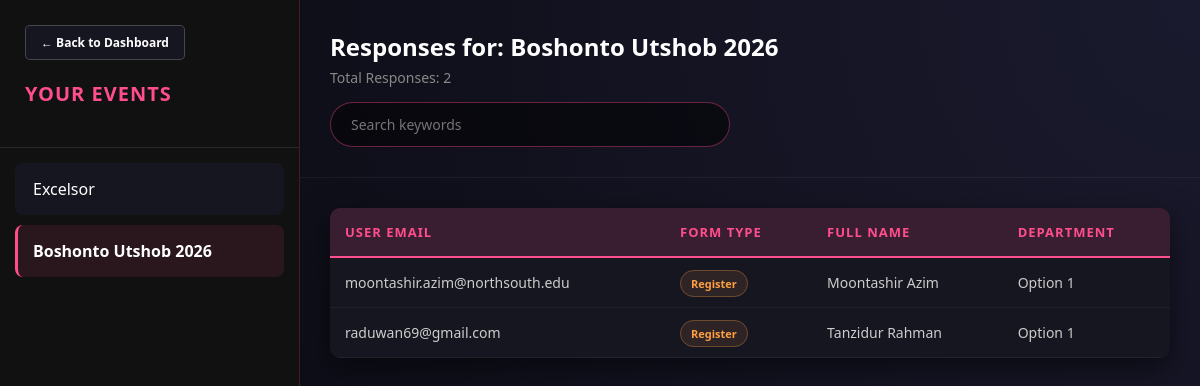
The page /view_responses.php?event_id=1 (signed in) on the database its author committed.
### tables this page shows
CREATE TABLE `events` (
  `event_id` int(11) NOT NULL,
  `club_id` int(11) DEFAULT NULL,
  `event_name` varchar(255) NOT NULL,
  `event_duration` decimal(4,2) DEFAULT NULL,
  `event_date` datetime DEFAULT NULL,
  `event_creator` varchar(255) DEFAULT NULL,
  `event_availablity` tinyint(1) DEFAULT NULL,
  `security_clearance` varchar(50) DEFAULT 'Pending',
  `security_message` text DEFAULT NULL
);

### view_responses.php (the view, shortened to what this page needs)
<?php
include 'connection.php';
mysqli_set_charset($con, "utf8mb4");
$club_id = $_SESSION['club_id'];
$events = [];
$event_stmt = $con->prepare("SELECT event_id, event_name FROM events WHERE club_id = ? ORDER BY event_id DESC");
$event_stmt->bind_param("i", $club_id);
$event_stmt->execute();
$event_res = $event_stmt->get_result();
while($row = $event_res->fetch_assoc()) {
    $events[] = $row;
}
$selected_event_id = isset($_GET['event_id']) ? intval($_GET['event_id']) : null;
$responses = [];
$columns = ['User Email', 'Form Type'];
$event_title = "Select an event to view responses";
if ($selected_event_id) {
    $check_stmt = $con->prepare("SELECT event_name FROM events WHERE event_id = ? AND club_id = ?");
    $check_stmt->bind_param("ii", $selected_event_id, $club_id);
    $check_stmt->execute();
    $check_res = $check_stmt->get_result();
    if ($check_res->num_rows > 0) {
        $event_title = "Responses for: " . $check_res->fetch_assoc()['event_name'];
        $resp_stmt = $con->prepare("SELECT user_email, response_data FROM forms_responses WHERE event_id = ?");
        $resp_stmt->bind_param("i", $selected_event_id);
        $resp_stmt->execute();
        $resp_result = $resp_stmt->get_result();
        while($r = $resp_result->fetch_assoc()) {
            $data = json_decode($r['response_data'], true);
            $form_type = isset($data['_form_type']) ? ucfirst($data['_form_type']) : 'General';
            unset($data['_form_type']);
            $row_data = [
                'User Email' => $r['user_email'],
                'Form Type' => $form_type
            ];
            if (is_array($data)) {
                foreach($data as $key => $value) {
                    if (!in_array($key, $columns)) {
                        $columns[] = $key;
                    }
                    $row_data[$key] = $value;
                }
            }
            $responses[] = $row_data;
        }
    } else {
        $event_title = "Unauthorized or Event Not Found.";
    }
}
?>
<!DOCTYPE html>
<html lang="en">
<head>
</head>
<body>
    <div class="sidebar">
        <div class="sidebar-header">
            <a href="club_dashboard.php" class="back-btn">← Back to Dashboard</a>
            <h2 style="margin-top: 20px;">Your Events</h2>
        </div>
        <div class="event-list">
            <?php if (empty($events)): ?>
                <div class="empty-state" style="padding: 20px;">No events found.</div>
            <?php else: ?>
                <?php foreach ($events as $ev): ?>
                    <a href="?event_id=<?= $ev['event_id'] ?>" class="event-item <?= ($selected_event_id == $ev['event_id']) ? 'active' : '' ?>">
                        <?= htmlspecialchars($ev['event_name']) ?>
                    </a>
                <?php endforeach; ?>
            <?php endif; ?>
        </div>
    </div>
    <div class="main-content">
        <div class="content-header">
            <h1><?= htmlspecialchars($event_title) ?></h1>
            <?php if ($selected_event_id && !empty($responses)): ?>
                <p style="color: #888; margin-top: 5px; font-size: 14px;">Total Responses: <?= count($responses) ?></p>
                <div class="search-container">
                    <input type="text" id="searchInput" class="search-input" placeholder="Search keywords">
                </div>
            <?php endif; ?>
        </div>
        <div class="table-container">
            <?php if (!$selected_event_id): ?>
                <div class="empty-state">
                    <h2 style="color: var(--pink); margin-bottom: 10px;">Select an event from the sidebar</h2>
                    <p>Click on any of your events on the left to load the form and ticket responses.</p>
                </div>
            <?php else: ?>
                <table>
                    <thead>
                        <tr>
                            <?php foreach ($columns as $col): ?>
                                <th><?= htmlspecialchars($col) ?></th>
                            <?php endforeach; ?>
                        </tr>
                    </thead>
                    <tbody>
                        <?php foreach ($responses as $row): ?>
                            <tr>
                                <?php foreach ($columns as $col): ?>
                                    <td>
                                        <?php
                                            if ($col === 'Form Type') {
                                                $type = strtolower($row[$col] ?? 'general');
                                                echo "<span class='badge {$type}'>" . htmlspecialchars($row[$col] ?? 'N/A') . "</span>";
                                            } else {
                                                echo htmlspecialchars($row[$col] ?? '-');
                                            }
                                        ?>
                                    </td>
                                <?php endforeach; ?>
                            </tr>
                        <?php endforeach; ?>
                    </tbody>
                </table>
            <?php endif; ?>
        </div>
    </div>
</body>
</html>

### view_responses.php (style rules this page uses)
:root { --pink: #ff4d8d; --dark-bg: #0b0b13; --card: #161621; }
* { box-sizing: border-box; margin: 0; padding: 0; font-family: 'Segoe UI', sans-serif; }
body { background: var(--dark-bg); color: white; display: flex; height: 100vh; overflow: hidden; }
.sidebar { width: 300px; background: #111; border-right: 1px solid rgba(255, 77, 141, 0.2); display: flex; flex-direction: column; }
.sidebar-header { padding: 25px; border-bottom: 1px solid rgba(255, 255, 255, 0.1); }
.sidebar-header h2 { color: var(--pink); font-size: 20px; text-transform: uppercase; letter-spacing: 1px; margin-bottom: 15px; }
.back-btn { background: var(--card); color: white; border: 1px solid rgba(255,255,255,0.2); padding: 8px 15px; border-radius: 5px; text-decoration: none; font-size: 12px; font-weight: bold; display: inline-block; transition: 0.3s; }
.event-list { flex-grow: 1; overflow-y: auto; padding: 15px; }
.event-item { display: block; padding: 15px; background: var(--card); margin-bottom: 10px; border-radius: 8px; text-decoration: none; color: white; border-left: 3px solid transparent; transition: 0.3s; }
.event-item.active { border-left-color: var(--pink); background: rgba(255, 77, 141, 0.1); font-weight: bold; }
.main-content { flex-grow: 1; display: flex; flex-direction: column; overflow: hidden; background: radial-gradient(circle at top right, #1a1a2e, #0b0b13); }
.content-header { padding: 30px; border-bottom: 1px solid rgba(255, 255, 255, 0.05); }
.content-header h1 { font-size: 24px; font-weight: 800; }
.search-container { margin-top: 15px; }
.search-input { width: 100%; max-width: 400px; padding: 12px 20px; border-radius: 30px; border: 1px solid rgba(255, 77, 141, 0.4); background: rgba(0,0,0,0.5); color: white; font-size: 14px; outline: none; transition: 0.3s; }
.table-container { flex-grow: 1; padding: 30px; overflow: auto; }
table { width: 100%; border-collapse: collapse; background: var(--card); border-radius: 10px; overflow: hidden; box-shadow: 0 10px 30px rgba(0,0,0,0.5); }
thead { background: rgba(255, 77, 141, 0.15); }
th { padding: 15px; text-align: left; color: var(--pink); font-size: 13px; text-transform: uppercase; letter-spacing: 1px; border-bottom: 2px solid var(--pink); white-space: nowrap; }
td { padding: 15px; border-bottom: 1px solid rgba(255, 255, 255, 0.05); font-size: 14px; color: #ccc; }
.badge { background: #222230; padding: 5px 10px; border-radius: 20px; font-size: 11px; font-weight: bold; border: 1px solid rgba(255,255,255,0.2); }
.badge.register { color: #ff9f43; border-color: rgba(255, 159, 67, 0.3); background: rgba(255, 159, 67, 0.1); }

### rows shown on the page
events: event_name "Excelsor"
events: event_name "Boshonto Utshob 2026", event_name "Responses for: Boshonto Utshob 2026"

### other values the page prints
count($responses) "2"
$col "USER EMAIL"
$col "FORM TYPE"
$col "FULL NAME"
$col "DEPARTMENT"
$row[$col] "moontashir.azim@northsouth.edu"
$row[$col] "Register"
$row[$col] "Moontashir Azim"
$row[$col] "Option 1"
$row[$col] "raduwan69@gmail.com"
$row[$col] "Tanzidur Rahman"
